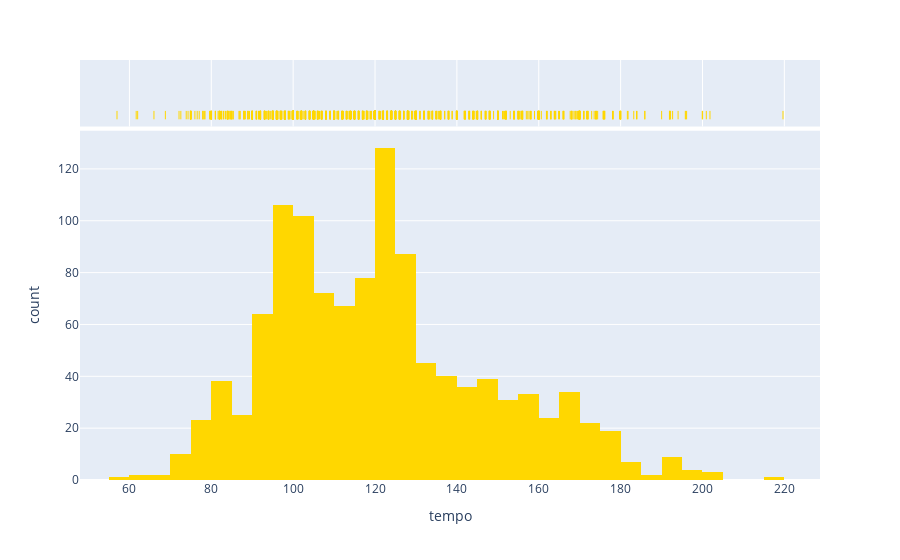

The code cell stored with this chart in its notebook:
### Code cell
fig = px.histogram(df, x="tempo", marginal="rug", hover_data=df.columns, color_discrete_sequence=['gold'],)
fig.show()

### Figure 1 — Plotly figure (JSON) as saved in the notebook; plotly's stock layout.template omitted (floating-point values rounded to 4 significant figures; data arrays with more than 128 entries replaced by an {"elided": "..."} marker saying what was removed)
{"data": [{"alignmentgroup": "True", "bingroup": "x", "hovertemplate": "tempo=%{x}<br>count=%{y}<extra></extra>", "legendgroup": "", "marker": {"color": "gold", "pattern": {"shape": ""}}, "name": "", "offsetgroup": "", "orientation": "v", "showlegend": false, "type": "histogram", "x": {"elided": "1154 float values"}, "xaxis": "x", "yaxis": "y"}, {"alignmentgroup": "True", "boxpoints": "all", "customdata": {"elided": "1154x17 mixed values"}, "fillcolor": "rgba(255,255,255,0)", "hoveron": "points", "hovertemplate": "tempo=%{x}<br>name=%{customdata[0]}<br>artist=%{customdata[1]}<br>year_added=%{customdata[2]}<br>danceability=%{customdata[3]}<br>energy=%{customdata[4]}<br>key=%{customdata[5]}<br>loudness=%{customdata[6]}<br>mode=%{customdata[7]}<br>speechiness=%{customdata[8]}<br>acousticness=%{customdata[9]}<br>instrumentalness=%{customdata[10]}<br>liveness=%{customdata[11]}<br>valence=%{customdata[12]}<br>duration_ms=%{customdata[13]}<br>time_signature=%{customdata[14]}<br>uri=%{customdata[15]}<br>added_at=%{customdata[16]}<extra></extra>", "jitter": 0, "legendgroup": "", "line": {"color": "rgba(255,255,255,0)"}, "marker": {"color": "gold", "symbol": "line-ns-open"}, "name": "", "offsetgroup": "", "showlegend": false, "type": "box", "x": {"elided": "1154 float values"}, "xaxis": "x2", "yaxis": "y2"}], "layout": {"barmode": "relative", "legend": {"tracegroupgap": 0}, "margin": {"t": 60}, "xaxis": {"anchor": "y", "domain": [0, 1], "title": {"text": "tempo"}}, "xaxis2": {"anchor": "y2", "domain": [0, 1], "matches": "x", "showgrid": true, "showticklabels": false}, "yaxis": {"anchor": "x", "domain": [0, 0.8316], "title": {"text": "count"}}, "yaxis2": {"anchor": "x2", "domain": [0.8416, 1], "matches": "y2", "showgrid": false, "showline": false, "showticklabels": false, "ticks": ""}}}
